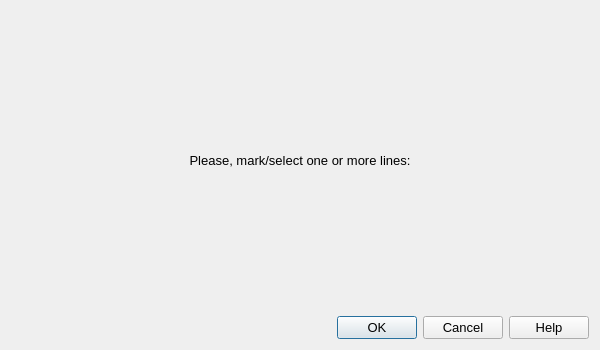
<?xml version="1.0" encoding="UTF-8"?>
<ui version="4.0">
 <class>SelectDialogData</class>
 <widget class="QDialog" name="SelectDialogData">
  <property name="windowModality">
   <enum>Qt::WindowModality::WindowModal</enum>
  </property>
  <property name="geometry">
   <rect>
    <x>0</x>
    <y>0</y>
    <width>600</width>
    <height>350</height>
   </rect>
  </property>
  <property name="minimumSize">
   <size>
    <width>600</width>
    <height>350</height>
   </size>
  </property>
  <property name="font">
   <font>
    <pointsize>10</pointsize>
   </font>
  </property>
  <property name="windowTitle">
   <string>Multiple Selection Dialog</string>
  </property>
  <property name="sizeGripEnabled">
   <bool>false</bool>
  </property>
  <property name="modal">
   <bool>true</bool>
  </property>
  <layout class="QVBoxLayout" name="verticalLayout">
   <item>
    <widget class="QLabel" name="pLabel">
     <property name="text">
      <string>Please, mark/select one or more lines:</string>
     </property>
     <property name="alignment">
      <set>Qt::AlignmentFlag::AlignCenter</set>
     </property>
     <property name="wordWrap">
      <bool>false</bool>
     </property>
    </widget>
   </item>
   <item>
    <widget class="QDialogButtonBox" name="buttonBox">
     <property name="standardButtons">
      <set>QDialogButtonBox::StandardButton::Cancel|QDialogButtonBox::StandardButton::Help|QDialogButtonBox::StandardButton::Ok</set>
     </property>
     <property name="centerButtons">
      <bool>false</bool>
     </property>
    </widget>
   </item>
  </layout>
 </widget>
 <layoutdefault spacing="6" margin="11"/>
 <resources/>
 <connections/>
</ui>
